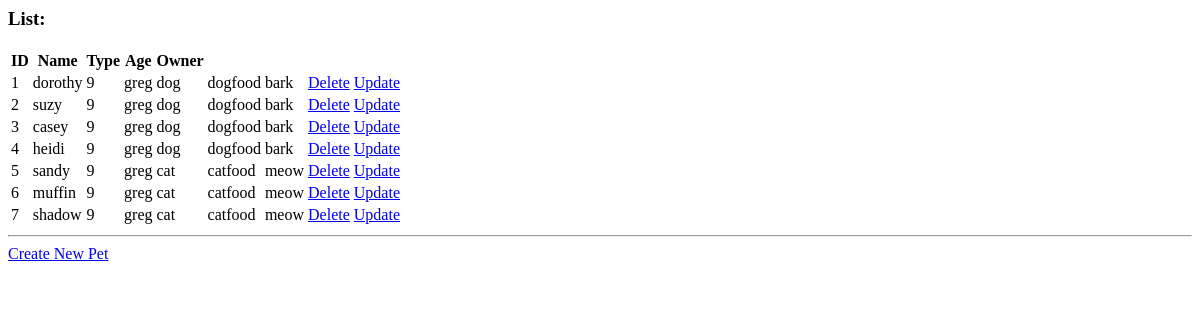
/list, run on an earlier commit of the app's database.
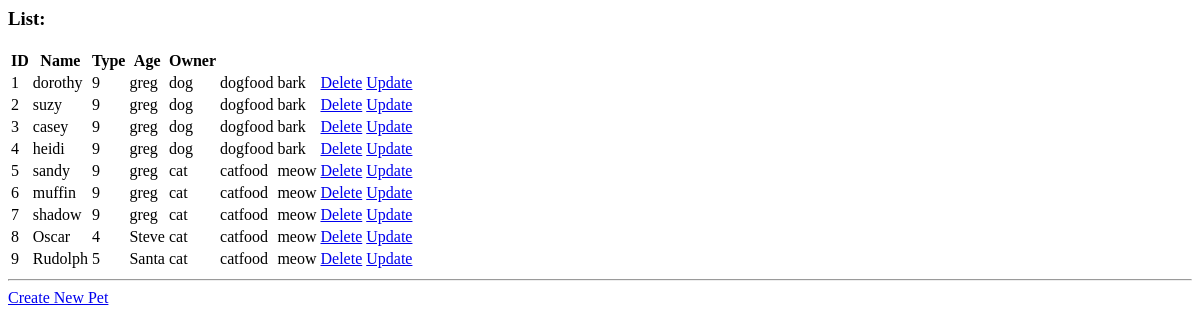
And on a later commit of the database.
### tables this page shows
CREATE TABLE pet (
        id integer primary key autoincrement,
        name text not null,
        kind_id integer,
        age integer,
        owner text
    );

CREATE TABLE kind (
        id integer primary key autoincrement,
        name text not null,
        food text,
        sound text
    );

### app.py (the view)
@app.route("/", methods=["GET"])
@app.route("/list", methods=["GET"])
def get_list():
    pets = database.get_pets()
    return render_template("list.html", pets=pets)

### database.py (called while the page is built)
def get_pets():
    cursor = connection.cursor()
    cursor.execute("""
        SELECT pet.id, pet.name, pet.age, pet.owner, kind.name as kind_name, kind.food, kind.sound
        FROM pet
        JOIN kind ON pet.kind_id = kind.id
    """)
    pets = cursor.fetchall()
    pets = [dict(pet) for pet in pets]
    for pet in pets:
        print(pet)
    return pets

### templates/list.html
<html>
    <h3>List:</h3>
    <table>
        <tr>
            <th>ID</th>
            <th>Name</th>
            <th>Type</th>
            <th>Age</th>
            <th>Owner</th>
        </tr>
        {% for pet in pets %}
        <tr>
            {% for key in pet.keys() %}
            <td>{{ pet[key] }}</td>
            {% endfor %}
            <td><a href="/delete/{{pet['id']}}">Delete</a></td>
            <td><a href="/update/{{pet['id']}}">Update</a></td>
        </tr>
        {% endfor %}
    </table>
    <hr/>
    <a href="/create">Create New Pet</a>
</html>

What changed in the data, as far as the page shows it:
added pet: id "8" "Oscar" "4" "Steve" "cat" "catfood" "meow"
added pet: id "9" "Rudolph" "5" "Santa" "cat" "catfood" "meow"
